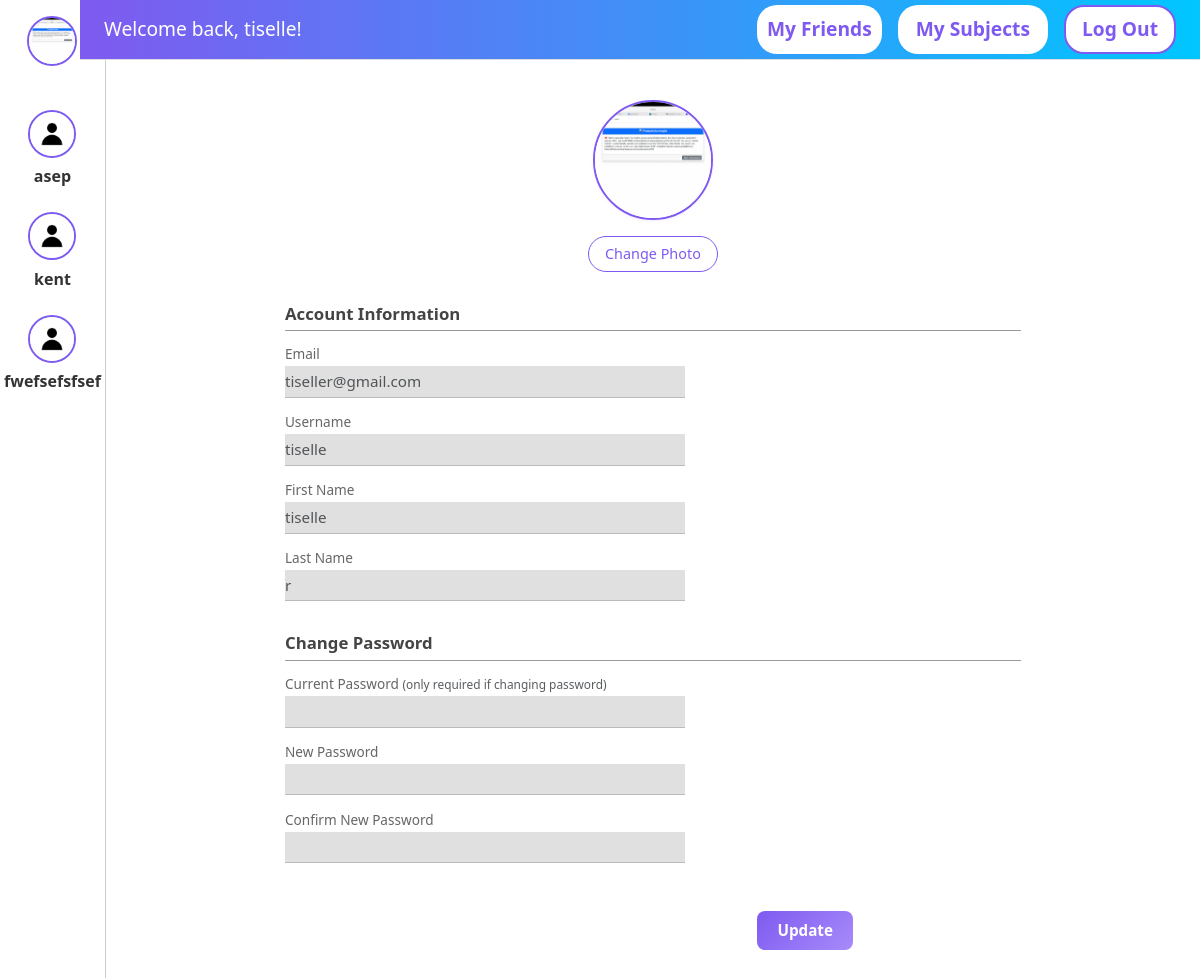
/profile-page (signed in), run on the app's committed database.
### app/models.py (models this page shows, shortened)
class User(UserMixin, db.Model):
    __tablename__ = 'users'
    id = db.Column(db.Integer, primary_key=True)
    username = db.Column(db.String(30), unique=True, nullable=False)
    password = db.Column(db.String(128), nullable=False)
    email = db.Column(db.String(120), unique=True, nullable=False)
    created_at = db.Column(db.DateTime, default=db.func.current_timestamp())
    first_name = db.Column(db.String(50), nullable=False)
    last_name = db.Column(db.String(50), nullable=False)
    profile_picture = db.Column(db.String(255), nullable=True)
    friends = db.relationship(
      'User',
      secondary='friendships',
      primaryjoin=(Friendship.user_id   == id),
      secondaryjoin=(Friendship.friend_id == id),
      backref='friended_by'
    )
    api_responses = db.relationship('ApiResponse', back_populates='user', lazy='dynamic')

### app/routes.py (the view, shortened to what this page needs)
@main_bp.route('/profile-page', methods=['GET', 'POST'])
@login_required
def profile_page():
    form = SettingsForm()
    return render_template('profile-page.html', form=form)

### app/signup_form.py
class SettingsForm(FlaskForm):
    email = StringField('Email',      validators=[Optional(), Email()])
    username = StringField('Username', validators=[Optional()])
    first_name = StringField('First Name', validators=[Optional()])
    last_name  = StringField('Last Name',  validators=[Optional()])
    current_password = PasswordField(
        'Current Password',
        validators=[Optional()]
    )
    new_password = PasswordField(
        'New Password',
        validators=[Optional(), Length(min=8, message="Must be at least 8 characters")]
    )
    confirm_password = PasswordField(
        'Confirm Password',
        validators=[EqualTo('new_password', message='Passwords must match')]
    )
    profile_picture = FileField('Profile Picture', validators=[
        FileAllowed(['jpg', 'jpeg', 'png', 'gif'], 'Images only!')
    ])
    submit = SubmitField('Update')

### app/__init__.py (called while the page is built)
def create_app(config_class=Config):
    app = Flask(__name__)
    app.config.from_object(config_class)
    from app.routes import main_bp
    app.register_blueprint(main_bp)
    app.config['UPLOAD_FOLDER'] = config_class.UPLOAD_FOLDER
    app.config['ALLOWED_EXTENSIONS'] = config_class.ALLOWED_EXTENSIONS
    db.init_app(app)
    migrate = Migrate(app, db)
    login_manager = LoginManager(app)
    login_manager.login_view = 'main.login'
    @login_manager.user_loader
    def load_user(user_id):
        return User.query.get(int(user_id))
    with app.app_context():
        from . import routes
    return app

### app/templates/profile-page.html (shortened to what this page needs)
{% extends "homebase.html" %}
{% block body %}
<div class="profile-page-container">
  <img
    id="pic-preview"
    src="{{ url_for('static', filename=current_user.profile_picture) if current_user.profile_picture else url_for('static', filename='default.jpg') }}"
    class="profile-pic-preview"
    alt="Profile Picture"
  >
  <form method="POST" action="{{ url_for('main.profile_page') }}" enctype="multipart/form-data">
    <div class="upload-btn-wrapper">
      <button class="upload-btn" type="button">Change Photo</button>
    </div>
    <section class="profile-section">
      <div class="profile-section-heading">
        <h4>Account Information</h4>
      </div>
      <label class="form-label" for="email">Email</label>
      <input type="email" name="{{ form.email.name }}" class="form-control" placeholder="{{ current_user.email }}">
      <label class="form-label" for="username">Username</label>
      <input type="text" name="{{ form.username.name }}" class="form-control" placeholder="{{ current_user.username }}">
      <label class="form-label" for="first_name">First Name</label>
      <input type="text" name="{{ form.first_name.name }}" class="form-control" placeholder="{{ current_user.first_name }}">
      <label class="form-label" for="last_name">Last Name</label>
      <input type="text" name="{{ form.last_name.name }}" class="form-control" placeholder="{{ current_user.last_name }}">
    </section>
    <section class="profile-section">
      <div class="profile-section-heading">
        <h4>Change Password</h4>
      </div>
      <label class="form-label" for="current_password">
        Current Password <small class="text-muted">(only required if changing password)</small>
      </label>
      {{ form.current_password(class="form-control") }}
      <label class="form-label" for="new_password">New Password</label>
      {{ form.new_password(class="form-control") }}
      <label class="form-label" for="confirm_password">Confirm New Password</label>
      {{ form.confirm_password(class="form-control") }}
    </section>
    <div class="text-end">
      <button type="submit" class="btn btn-primary">{{ form.submit.label.text }}</button>
    </div>
  </form>
</div>
{% endblock %}

### app/templates/homebase.html (shortened to what this page needs)
<!DOCTYPE html>
<html lang="en">
<head>
  <link href="https://cdn.jsdelivr.net/npm/bootstrap@5.3.0/dist/css/bootstrap.min.css" rel="stylesheet">
  <link rel="stylesheet" href="{{ url_for('static', filename='dashboard.css') }}">
  <link rel="stylesheet" href="{{ url_for('static', filename='friends.css') }}">
  <link rel="stylesheet" href="{{ url_for('static', filename='subjects.css') }}">
  <link rel="stylesheet" href="{{ url_for('static', filename='profile-page.css') }}">
</head>
<body>
  <div class="sidebar">
    <div class="profile-pic-wrapper">
      {% set profile_pic = current_user.profile_picture if current_user.profile_picture else 'default.jpg' %}
      <img
        src="{{ url_for('static', filename=profile_pic) }}"
        class="profile-pic"
        alt="Profile Picture"
        onclick="window.location.href='{{ url_for('main.profile_page') }}'"
        title="My Profile"
      />
    </div>
    {% for friend in current_user.friends %}
      <div class="friend-entry">
        <img
          src="{{ url_for('static', filename=friend.profile_picture or 'default.jpg') }}"
          class="profile-pic"
          alt="{{ friend.username }}"
          title="{{ friend.username }}"
        />
        <span class="friend-username">{{ friend.username }}</span>
      </div>
    {% else %}
      <p class="no-friends">You have no friends yet.</p>
    {% endfor %}
  </div>
  <div class="main-content">
    <div class="top-nav">
      <div>Welcome back, {{ current_user.username }}!</div>
      <div class="top-buttons">
        <a href="{{ url_for('main.friends') }}" class="friends-btn">My Friends</a>
        <a href="{{ url_for('main.subjects') }}" class="create-btn">My Subjects</a>
        <a href="{{ url_for('main.logout') }}" class="logout-btn">Log Out</a>
      </div>
    </div>
    {% block body %}{% endblock %}
  </div>
</body>
</html>

### app/static/dashboard.css (style rules this page uses)
* { box-sizing: border-box; margin: 0; padding: 0; font-family: 'Segoe UI', sans-serif; }
html, body { margin: 0; padding: 0; width: 100%; height: 100%; }
.sidebar { width: 80px; background-color: #fff; border-right: 1px solid #ddd; display: flex; flex-direction: column; align-items: center; padding-top: 1rem; flex: 0 0 80px; background: #fff; }
.profile-pic { width: 50px; height: 50px; object-fit: cover; border-radius: 50%; border: 2px solid #7f5af0; margin-bottom: 1rem; display: block; }
.main-content { flex: 1 1 auto; min-width: 0; background: #fff; overflow-y: auto; }
.top-nav { height: 60px; background: linear-gradient(90deg, #7f5af0, #00c6ff); color: white; display: flex; justify-content: space-between; align-items: center; padding: 0 2rem; font-size: 1.2rem; }
.top-buttons { display: flex; align-items: center; gap: 1rem; }
.create-btn, .logout-btn, .friends-btn { text-decoration: none; padding: 8px 16px; border-radius: 20px; font-weight: bold; border: 2px solid transparent; cursor: pointer; transition: all 0.2s ease-in-out; }
.create-btn { background-color: #fff; color: #7f5af0; }
.logout-btn { background-color: #fff; color: #7f5af0; border-color: #7f5af0; text-decoration: none; }

### app/static/friends.css (style rules this page uses)
* { box-sizing: border-box; font-family: 'Segoe UI', sans-serif; margin: 0; padding: 0; }
body { display: flex; height: 100vh; background-color: #f4f6f9; }
.sidebar { width: 120px; background-color: #fff; border-right: 1px solid #ccc; display: flex; flex-direction: column; align-items: center; padding-top: 1rem; flex: 0 0 80px; position: relative; z-index: 10; background: #fff; }
.profile-pic { width: 50px; height: 50px; background-color: #cce5ff; border-radius: 50%; margin-bottom: 2rem; }
.main-content { flex: 1; display: flex; flex-direction: column; }
.friends-btn { padding: 8px 8px; background-color: #ffffff; color: #7f5af0; border-radius: 20px; font-weight: bold; cursor: pointer; text-decoration: none; }
.friend-entry { display: flex; flex-direction: column; align-items: center; margin: 0.5rem 0; cursor: pointer; width: 100%; padding: 0.25rem; border-radius: 0.5rem; transition: background .2s; }
.friend-entry .profile-pic { width: 3rem; height: 3rem; border-radius: 50%; object-fit: cover; margin: 0; }
.friend-username { margin-top: 0.4rem; font-weight: 600; color: #333; text-align: center; }

### data on the page
User: profile_picture (picture), username "tiselle", email "tiseller@gmail.com", first_name "tiselle", last_name "r"
User: username "asep"
User: username "kent"
User: username "fwefsefsfsef"
